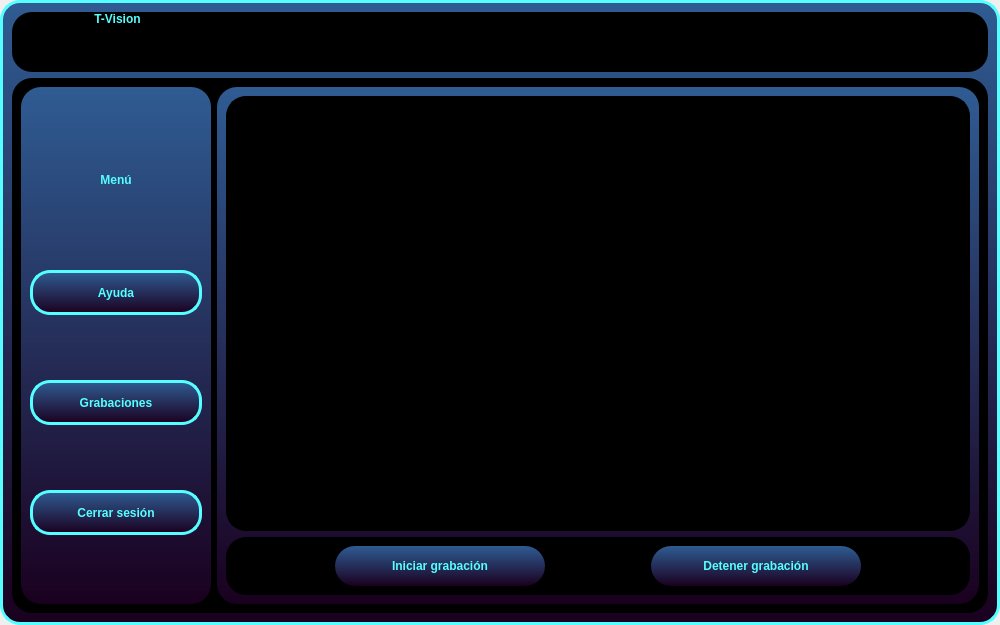
<?xml version="1.0" encoding="UTF-8"?>
<ui version="4.0">
 <class>Form</class>
 <widget class="QWidget" name="Form">
  <property name="geometry">
   <rect>
    <x>0</x>
    <y>0</y>
    <width>1000</width>
    <height>625</height>
   </rect>
  </property>
  <property name="minimumSize">
   <size>
    <width>1000</width>
    <height>625</height>
   </size>
  </property>
  <property name="maximumSize">
   <size>
    <width>1000</width>
    <height>625</height>
   </size>
  </property>
  <property name="windowTitle">
   <string>Form</string>
  </property>
  <layout class="QVBoxLayout" name="verticalLayout">
   <property name="spacing">
    <number>0</number>
   </property>
   <property name="leftMargin">
    <number>0</number>
   </property>
   <property name="topMargin">
    <number>0</number>
   </property>
   <property name="rightMargin">
    <number>0</number>
   </property>
   <property name="bottomMargin">
    <number>0</number>
   </property>
   <item>
    <widget class="QFrame" name="frame">
     <property name="styleSheet">
      <string notr="true">background-color: qlineargradient(spread:pad, x1:0, y1:0, x2:0, y2:1, stop:0 rgba(47, 92, 147, 255), stop:1 rgba(26, 0, 31, 255));
border-radius:20;
border-style: solid;
border-width: 3px;
border-color: rgb(85, 255, 255);
</string>
     </property>
     <property name="frameShape">
      <enum>QFrame::StyledPanel</enum>
     </property>
     <property name="frameShadow">
      <enum>QFrame::Raised</enum>
     </property>
     <layout class="QVBoxLayout" name="verticalLayout_2" stretch="1,9">
      <item>
       <widget class="QFrame" name="frame_barraTitulo">
        <property name="styleSheet">
         <string notr="true">background-color: rgb(0, 0, 0);
border: none;</string>
        </property>
        <property name="frameShape">
         <enum>QFrame::StyledPanel</enum>
        </property>
        <property name="frameShadow">
         <enum>QFrame::Raised</enum>
        </property>
        <widget class="QLabel" name="lbl_tvision">
         <property name="geometry">
          <rect>
           <x>20</x>
           <y>0</y>
           <width>171</width>
           <height>51</height>
          </rect>
         </property>
         <property name="styleSheet">
          <string notr="true">background-color: rgb(0,0,0,0);
border: none;
font:75 30pt &quot;Myanmar Text&quot;;
font: bold;
color: rgb(85, 255, 255);</string>
         </property>
         <property name="text">
          <string>T-Vision</string>
         </property>
         <property name="alignment">
          <set>Qt::AlignHCenter|Qt::AlignTop</set>
         </property>
        </widget>
        <widget class="QPushButton" name="btn_salirm">
         <property name="geometry">
          <rect>
           <x>930</x>
           <y>10</y>
           <width>41</width>
           <height>41</height>
          </rect>
         </property>
         <property name="styleSheet">
          <string notr="true">QPushButton{
background-color: rgb(0,0,0,0);
border:none;
border-radius: 24;
}
QPushButton:hover{
background-color:rgba(3, 239, 254, 0.4);
font:75 10pt &quot;Myanmar Text&quot;;
font: bold;
color: rgb(3,239,254);
border-radius:20;
}</string>
         </property>
         <property name="text">
          <string/>
         </property>
         <property name="icon">
          <iconset>
           <normaloff>../../Downloads/salir 2.1.png</normaloff>../../Downloads/salir 2.1.png</iconset>
         </property>
         <property name="iconSize">
          <size>
           <width>30</width>
           <height>30</height>
          </size>
         </property>
        </widget>
       </widget>
      </item>
      <item>
       <widget class="QFrame" name="frame_2">
        <property name="styleSheet">
         <string notr="true">background-color: rgb(0, 0, 0);
border: none;</string>
        </property>
        <property name="frameShape">
         <enum>QFrame::StyledPanel</enum>
        </property>
        <property name="frameShadow">
         <enum>QFrame::Raised</enum>
        </property>
        <layout class="QHBoxLayout" name="horizontalLayout" stretch="1,4">
         <item>
          <widget class="QFrame" name="frame_Menu">
           <property name="styleSheet">
            <string notr="true">background-color: qlineargradient(spread:pad, x1:0, y1:0, x2:0, y2:1, stop:0 rgba(47, 92, 147, 255), stop:1 rgba(26, 0, 31, 255));</string>
           </property>
           <property name="frameShape">
            <enum>QFrame::StyledPanel</enum>
           </property>
           <property name="frameShadow">
            <enum>QFrame::Raised</enum>
           </property>
           <layout class="QVBoxLayout" name="verticalLayout_4">
            <item>
             <widget class="QLabel" name="lbl_menu">
              <property name="maximumSize">
               <size>
                <width>16777215</width>
                <height>50</height>
               </size>
              </property>
              <property name="styleSheet">
               <string notr="true">background-color: rgb(0,0,0,0);
border: none;
font:75 25pt &quot;Myanmar Text&quot;;
font: bold;
color: rgb(85, 255, 255);</string>
              </property>
              <property name="text">
               <string>Menú</string>
              </property>
              <property name="alignment">
               <set>Qt::AlignCenter</set>
              </property>
             </widget>
            </item>
            <item>
             <widget class="QPushButton" name="btn_ayudam">
              <property name="minimumSize">
               <size>
                <width>0</width>
                <height>45</height>
               </size>
              </property>
              <property name="styleSheet">
               <string notr="true">QPushButton{
border-style: solid;
border-width: 3px;
border-color: rgb(85, 255, 255);
border-radius: 20;
font:75 12pt &quot;Myanmar Text&quot;;
font: bold;
color: rgb(85, 255, 255);
}
QPushButton:hover{
background-color:rgba(3, 239, 254, 0.4);
font:75 12pt &quot;Myanmar Text&quot;;
font: bold;
color: rgb(3,239,254);
border-radius:20;
}</string>
              </property>
              <property name="text">
               <string>Ayuda</string>
              </property>
              <property name="icon">
               <iconset>
                <normaloff>../../Downloads/informacion.png</normaloff>../../Downloads/informacion.png</iconset>
              </property>
              <property name="iconSize">
               <size>
                <width>25</width>
                <height>25</height>
               </size>
              </property>
              <property name="shortcut">
               <string>Ctrl+H</string>
              </property>
             </widget>
            </item>
            <item>
             <widget class="QPushButton" name="btn_grabaciones">
              <property name="minimumSize">
               <size>
                <width>0</width>
                <height>45</height>
               </size>
              </property>
              <property name="styleSheet">
               <string notr="true">QPushButton{
border-style: solid;
border-width: 3px;
border-color: rgb(85, 255, 255);
border-radius: 20;
font:75 12pt &quot;Myanmar Text&quot;;
font: bold;
color: rgb(85, 255, 255);
}
QPushButton:hover{
background-color:rgba(3, 239, 254, 0.4);
font:75 12pt &quot;Myanmar Text&quot;;
font: bold;
color: rgb(3,239,254);
border-radius:20;
}</string>
              </property>
              <property name="text">
               <string>Grabaciones</string>
              </property>
              <property name="icon">
               <iconset>
                <normaloff>../../Downloads/folder.png</normaloff>../../Downloads/folder.png</iconset>
              </property>
              <property name="iconSize">
               <size>
                <width>25</width>
                <height>25</height>
               </size>
              </property>
              <property name="shortcut">
               <string>Ctrl+R</string>
              </property>
             </widget>
            </item>
            <item>
             <widget class="QPushButton" name="btn_cerrarSesion">
              <property name="minimumSize">
               <size>
                <width>0</width>
                <height>45</height>
               </size>
              </property>
              <property name="styleSheet">
               <string notr="true">QPushButton{
border-style: solid;
border-radius: 20;
border-width: 3px;
border-color: rgb(85, 255, 255);
font:75 12pt &quot;Myanmar Text&quot;;
font: bold;
color: rgb(85, 255, 255);
}
QPushButton:hover{
background-color:rgba(3, 239, 254, 0.4);
font:75 12pt &quot;Myanmar Text&quot;;
font: bold;
color: rgb(3,239,254);
border-radius:20;
}</string>
              </property>
              <property name="text">
               <string>Cerrar sesión</string>
              </property>
              <property name="icon">
               <iconset>
                <normaloff>../../Downloads/exit.png</normaloff>../../Downloads/exit.png</iconset>
              </property>
              <property name="iconSize">
               <size>
                <width>25</width>
                <height>25</height>
               </size>
              </property>
              <property name="shortcut">
               <string>Ctrl+O</string>
              </property>
             </widget>
            </item>
           </layout>
          </widget>
         </item>
         <item>
          <widget class="QFrame" name="frame_principal">
           <property name="styleSheet">
            <string notr="true">background-color: qlineargradient(spread:pad, x1:0, y1:0, x2:0, y2:1, stop:0 rgba(47, 92, 147, 255), stop:1 rgba(26, 0, 31, 255));</string>
           </property>
           <property name="frameShape">
            <enum>QFrame::StyledPanel</enum>
           </property>
           <property name="frameShadow">
            <enum>QFrame::Raised</enum>
           </property>
           <layout class="QVBoxLayout" name="verticalLayout_3" stretch="9,1">
            <item>
             <widget class="QFrame" name="frame_camara">
              <property name="maximumSize">
               <size>
                <width>744</width>
                <height>435</height>
               </size>
              </property>
              <property name="styleSheet">
               <string notr="true">background-color: black;
border-radius:20;
border-style: solid;
border-width: 3px;</string>
              </property>
              <property name="frameShape">
               <enum>QFrame::StyledPanel</enum>
              </property>
              <property name="frameShadow">
               <enum>QFrame::Raised</enum>
              </property>
              <layout class="QVBoxLayout" name="verticalLayout_5">
               <property name="spacing">
                <number>0</number>
               </property>
               <property name="leftMargin">
                <number>0</number>
               </property>
               <property name="topMargin">
                <number>0</number>
               </property>
               <property name="rightMargin">
                <number>0</number>
               </property>
               <property name="bottomMargin">
                <number>0</number>
               </property>
               <item>
                <widget class="QLabel" name="label">
                 <property name="maximumSize">
                  <size>
                   <width>738</width>
                   <height>429</height>
                  </size>
                 </property>
                 <property name="styleSheet">
                  <string notr="true">background-color: rgb(0, 0, 0);
border-radius:20;
border-style: solid;
border: none;</string>
                 </property>
                 <property name="text">
                  <string/>
                 </property>
                 <property name="alignment">
                  <set>Qt::AlignCenter</set>
                 </property>
                </widget>
               </item>
              </layout>
             </widget>
            </item>
            <item>
             <widget class="QFrame" name="frame_herramientas">
              <property name="styleSheet">
               <string notr="true">background-color: rgb(0, 0, 0);</string>
              </property>
              <property name="frameShape">
               <enum>QFrame::StyledPanel</enum>
              </property>
              <property name="frameShadow">
               <enum>QFrame::Raised</enum>
              </property>
              <widget class="QPushButton" name="btn_grabar">
               <property name="geometry">
                <rect>
                 <x>109</x>
                 <y>9</y>
                 <width>210</width>
                 <height>40</height>
                </rect>
               </property>
               <property name="minimumSize">
                <size>
                 <width>210</width>
                 <height>40</height>
                </size>
               </property>
               <property name="maximumSize">
                <size>
                 <width>210</width>
                 <height>40</height>
                </size>
               </property>
               <property name="styleSheet">
                <string notr="true">QPushButton{
	background-color: qlineargradient(spread:pad, x1:0, y1:0, x2:0, y2:1, stop:0 rgba(47, 92, 147, 255), stop:1 rgba(26, 0, 31, 255));
border-style: solid;
border-radius: 20;
font:75 12pt &quot;Myanmar Text&quot;;
font: bold;
color: rgb(85, 255, 255);
}
QPushButton:hover{
background-color:rgba(3, 239, 254, 0.4);
font:75 12pt &quot;Myanmar Text&quot;;
font: bold;
color: rgb(3,239,254);
border-radius:20;
}</string>
               </property>
               <property name="text">
                <string>Iniciar grabación</string>
               </property>
               <property name="icon">
                <iconset>
                 <normaloff>../../Downloads/camara-de-video.png</normaloff>../../Downloads/camara-de-video.png</iconset>
               </property>
               <property name="iconSize">
                <size>
                 <width>25</width>
                 <height>25</height>
                </size>
               </property>
               <property name="shortcut">
                <string>Return</string>
               </property>
              </widget>
              <widget class="QPushButton" name="btn_detener">
               <property name="geometry">
                <rect>
                 <x>425</x>
                 <y>9</y>
                 <width>210</width>
                 <height>40</height>
                </rect>
               </property>
               <property name="minimumSize">
                <size>
                 <width>210</width>
                 <height>40</height>
                </size>
               </property>
               <property name="maximumSize">
                <size>
                 <width>210</width>
                 <height>40</height>
                </size>
               </property>
               <property name="styleSheet">
                <string notr="true">QPushButton{
	background-color: qlineargradient(spread:pad, x1:0, y1:0, x2:0, y2:1, stop:0 rgba(47, 92, 147, 255), stop:1 rgba(26, 0, 31, 255));
border-style: solid;
border-radius: 20;
font:75 12pt &quot;Myanmar Text&quot;;
font: bold;
color: rgb(85, 255, 255);
}
QPushButton:hover{
background-color:rgba(3, 239, 254, 0.4);
font:75 12pt &quot;Myanmar Text&quot;;
font: bold;
color: rgb(3,239,254);
border-radius:20;
}</string>
               </property>
               <property name="text">
                <string>Detener grabación</string>
               </property>
               <property name="icon">
                <iconset>
                 <normaloff>../../Downloads/cuadrado.png</normaloff>../../Downloads/cuadrado.png</iconset>
               </property>
               <property name="iconSize">
                <size>
                 <width>25</width>
                 <height>25</height>
                </size>
               </property>
               <property name="shortcut">
                <string>Ctrl+Return</string>
               </property>
              </widget>
             </widget>
            </item>
           </layout>
          </widget>
         </item>
        </layout>
       </widget>
      </item>
     </layout>
    </widget>
   </item>
  </layout>
 </widget>
 <resources/>
 <connections/>
</ui>
